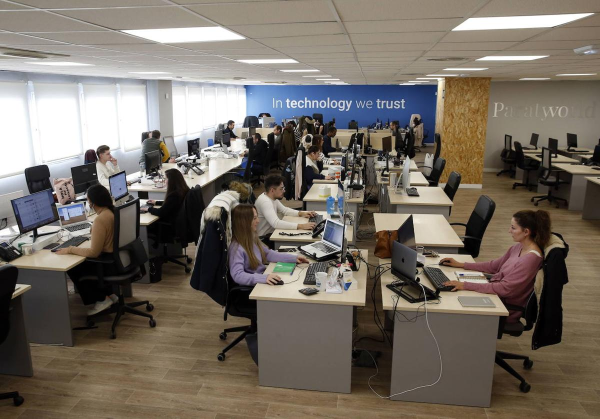
#> input picture Curso de vision por computadora/imagen.jpg, 1200 x 837 px, found by its file name (shown at 1/2 size)
$ python Seccion1_Practica1.py
#> lines starting #> are read from the running program, lines starting #| are printed output that depends on the picture
#Curso de visión por computadora utilizando OpenCV y Python:

#Introducción a la visión por computadora y OpenCV

#Conceptos básicos de visión por computadora
#Introducción a OpenCV y sus características
#Configuración del entorno de desarrollo
#Manipulación de imágenes con OpenCV

#Carga y visualización de imágenes
#Operaciones básicas de manipulación de imágenes (recorte, redimensionamiento, rotación)
#Conversión entre espacios de color
#Filtrado y suavizado de imágenes
#Detección y descripción de características

#Detección de bordes y esquinas
#Descriptores locales (SIFT, SURF, ORB)
#Emparejamiento de características
#Transformaciones geométricas y calibración de cámaras

#Transformaciones afines y proyectivas
#Estimación de homografía
#Calibración de cámaras
#Seguimiento y detección de objetos

#Seguimiento de objetos en secuencias de video
#Detección de objetos utilizando clasificadores en cascada (Haar Cascade)
#Detección de objetos basada en aprendizaje profundo (YOLO, SSD)
#Segmentación de imágenes

#Umbralización y detección de contornos
#Segmentación por color y textura
#Uso de algoritmos de agrupamiento (K-means, Mean Shift)
#Reconocimiento de objetos y reconocimiento facial

#Extracción de características locales
#Aplicación de clasificadores (SVM, KNN)
#Reconocimiento facial utilizando Eigenfaces y Fisherfaces
#Procesamiento de imágenes en tiempo real

#Captura de video utilizando cámaras
#Procesamiento en tiempo real de secuencias de video
#Aplicaciones prácticas de visión por computadora en tiempo real
#Proyectos y prácticas

#Desarrollo de proyectos prácticos utilizando OpenCV y Python
#Resolución de problemas y desafíos en visión por computadora

# Práctica 1: Manipulación básica de imágenes

#Cargar una imagen y mostrarla en una ventana.
#Aplicar operaciones de recorte, redimensionamiento y rotación a la imagen.
#Guardar la imagen resultante en el disco.

import cv2

# Cargar la imagen
path = r'C:\Users\LENOVO\github\Algoritmos_vision\Curso de vision por computadora\imagen.jpg'
image = cv2.imread(path, 1)
#> image is the input picture: shape (837, 1200, 3); mean B, G, R 99.8, 109.3, 117.5

# Mostrar la imagen en una ventana
cv2.imshow('Imagen original', image)
cv2.waitKey(0)

# Recortar la imagen
cropped_image = image[100:300, 200:400]
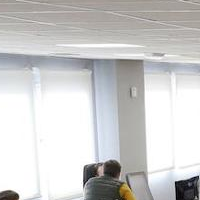
#> cropped_image: shape (200, 200, 3); mean B, G, R 203.9, 204.1, 204.3

# Redimensionar la imagen
resized_image = cv2.resize(image, (500, 500))
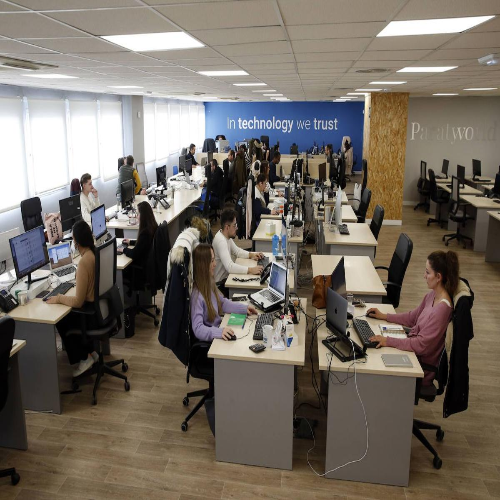
#> resized_image: shape (500, 500, 3); mean B, G, R 99.7, 109.2, 117.4

# Rotar la imagen
rows, cols = image.shape[:2]
#> rows = 837; cols = 1200
M = cv2.getRotationMatrix2D((cols/2, rows/2), 45, 1)
rotated_image = cv2.warpAffine(image, M, (cols, rows))
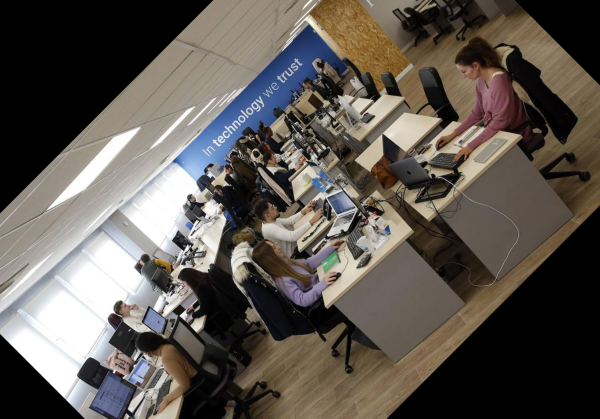
#> rotated_image: shape (837, 1200, 3) (shown at 1/2 size); mean B, G, R 81.4, 87.8, 93.7

# Guardar la imagen resultante
cv2.imwrite('imagen_recortada.jpg', cropped_image)
cv2.imwrite('imagen_redimensionada.jpg', resized_image)
cv2.imwrite('imagen_rotada.jpg', rotated_image)

# Mostrar las imágenes resultantes
cv2.imshow('Imagen recortada', cropped_image)
cv2.imshow('Imagen redimensionada', resized_image)
cv2.imshow('Imagen rotada', rotated_image)
cv2.waitKey(0)
